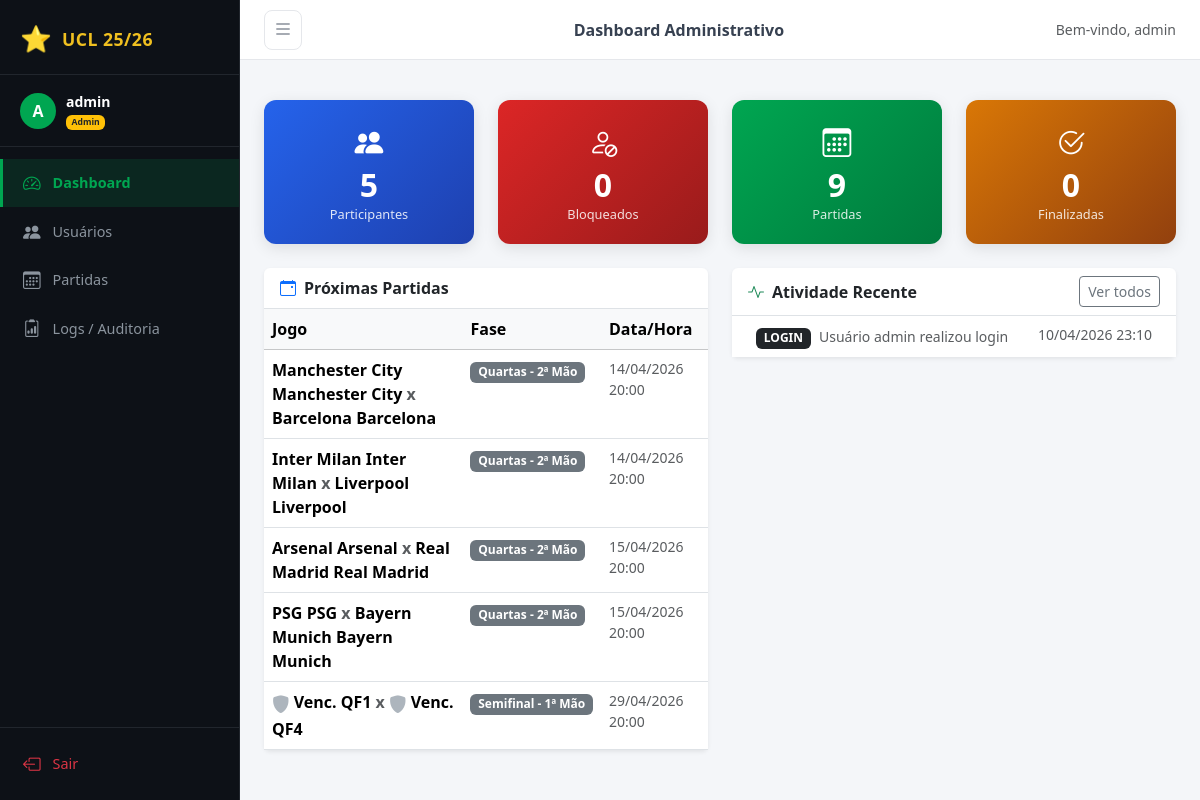
Page /admin/ (signed in) on the earlier database version.
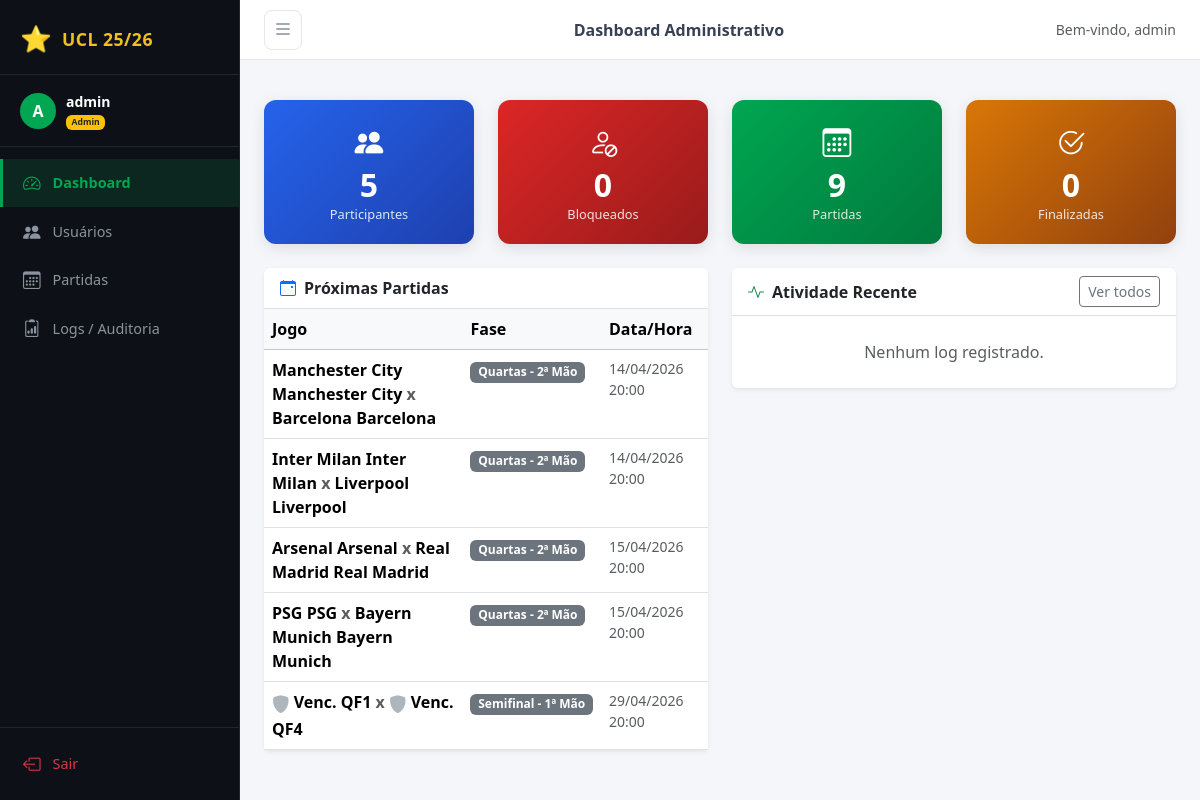
Same page on the later database version.
### app/models.py (models this page shows, shortened)
class Match(db.Model):
    __tablename__ = 'matches'
    id = db.Column(db.Integer, primary_key=True)
    home_team = db.Column(db.String(100), nullable=False)
    away_team = db.Column(db.String(100), nullable=False)
    match_datetime = db.Column(db.DateTime, nullable=False)
    stage = db.Column(db.String(50), nullable=False)
    venue = db.Column(db.String(100), default='')
    home_score = db.Column(db.Integer)
    away_score = db.Column(db.Integer)
    status = db.Column(db.String(20), default='upcoming')  # upcoming / finished
    created_at = db.Column(db.DateTime, default=datetime.utcnow)
    predictions = db.relationship('Prediction', backref='match', lazy=True)
    @property
    def flag_home(self):
        return _flag_html(self.home_team)
    @property
    def flag_away(self):
        return _flag_html(self.away_team)

class AuditLog(db.Model):
    __tablename__ = 'audit_logs'
    id = db.Column(db.Integer, primary_key=True)
    user_id = db.Column(db.Integer, db.ForeignKey('users.id'), nullable=True)
    action = db.Column(db.String(100), nullable=False)
    details = db.Column(db.Text)
    ip_address = db.Column(db.String(50))
    created_at = db.Column(db.DateTime, default=datetime.utcnow)

### app/routes/admin.py (the view)
@admin_bp.route('/')
@admin_required
def dashboard():
    total_users = User.query.filter_by(role='user').count()
    blocked_users = User.query.filter_by(role='user', is_blocked=True).count()
    total_matches = Match.query.count()
    finished_matches = Match.query.filter_by(status='finished').count()
    total_predictions = Prediction.query.count()
    recent_logs = (AuditLog.query
                   .order_by(AuditLog.created_at.desc())
                   .limit(10).all())
    upcoming_matches = (Match.query
                        .filter_by(status='upcoming')
                        .order_by(Match.match_datetime)
                        .limit(5).all())
    return render_template('admin/dashboard.html',
                           total_users=total_users,
                           blocked_users=blocked_users,
                           total_matches=total_matches,
                           finished_matches=finished_matches,
                           total_predictions=total_predictions,
                           recent_logs=recent_logs,
                           upcoming_matches=upcoming_matches)

### app/__init__.py (called while the page is built)
def create_app(config_class=Config):
    app = Flask(__name__)
    app.config.from_object(config_class)
    db.init_app(app)
    login_manager.init_app(app)
    login_manager.login_view = 'auth.login'
    login_manager.login_message = 'Por favor, faça login para acessar esta página.'
    login_manager.login_message_category = 'warning'
    @login_manager.user_loader
    def load_user(user_id):
        return db.session.get(User, int(user_id))
    from .routes.auth import auth_bp
    from .routes.admin import admin_bp
    from .routes.user import user_bp
    app.register_blueprint(auth_bp)
    app.register_blueprint(admin_bp, url_prefix='/admin')
    app.register_blueprint(user_bp)
    from .utils import format_dt, format_dt_full
    app.jinja_env.filters['fdt'] = format_dt
    app.jinja_env.filters['fdt_full'] = format_dt_full
    return app

### app/models.py (called while the page is built)
def _country_iso(name: str) -> str | None:
    return _ISO.get(name.lower().strip())

### app/utils.py (called while the page is built)
def format_dt(dt: datetime) -> str:
    if dt is None:
        return '—'
    return dt.strftime('%d/%m/%Y %H:%M')

### app/templates/admin/dashboard.html (shortened to what this page needs)
{% extends 'base.html' %}
{% block page_title %}Dashboard Administrativo{% endblock %}
{% block content %}
<div class="row g-4 mb-4">
  <div class="col-6 col-lg-3">
    <div class="stat-card stat-blue">
      <div class="stat-icon"><i class="bi bi-people-fill"></i></div>
      <div class="stat-value">{{ total_users }}</div>
      <div class="stat-label">Participantes</div>
    </div>
  </div>
  <div class="col-6 col-lg-3">
    <div class="stat-card stat-red">
      <div class="stat-icon"><i class="bi bi-person-slash"></i></div>
      <div class="stat-value">{{ blocked_users }}</div>
      <div class="stat-label">Bloqueados</div>
    </div>
  </div>
  <div class="col-6 col-lg-3">
    <div class="stat-card stat-green">
      <div class="stat-icon"><i class="bi bi-calendar3"></i></div>
      <div class="stat-value">{{ total_matches }}</div>
      <div class="stat-label">Partidas</div>
    </div>
  </div>
  <div class="col-6 col-lg-3">
    <div class="stat-card stat-gold">
      <div class="stat-icon"><i class="bi bi-check2-circle"></i></div>
      <div class="stat-value">{{ finished_matches }}</div>
      <div class="stat-label">Finalizadas</div>
    </div>
  </div>
</div>
<div class="row g-4">
  <div class="col-lg-6">
    <div class="card border-0 shadow-sm">
      <div class="card-header bg-transparent border-bottom d-flex align-items-center gap-2">
        <i class="bi bi-calendar-event text-primary"></i>
        <strong>Próximas Partidas</strong>
      </div>
      <div class="card-body p-0">
        {% if upcoming_matches %}
          <div class="table-responsive">
            <table class="table table-hover mb-0">
              <thead class="table-light">
                <tr>
                  <th>Jogo</th>
                  <th>Fase</th>
                  <th>Data/Hora</th>
                </tr>
              </thead>
              <tbody>
                {% for m in upcoming_matches %}
                <tr>
                  <td class="fw-semibold">{{ m.flag_home }} {{ m.home_team }} <span class="text-muted">x</span> {{ m.flag_away }} {{ m.away_team }}</td>
                  <td><span class="badge bg-secondary">{{ m.stage }}</span></td>
                  <td class="text-muted small">{{ m.match_datetime | fdt }}</td>
                </tr>
                {% endfor %}
              </tbody>
            </table>
          </div>
        {% else %}
          <div class="p-4 text-center text-muted">Nenhuma partida agendada.</div>
        {% endif %}
      </div>
    </div>
  </div>
  <div class="col-lg-6">
    <div class="card border-0 shadow-sm">
      <div class="card-header bg-transparent border-bottom d-flex justify-content-between align-items-center">
        <div class="d-flex align-items-center gap-2">
          <i class="bi bi-activity text-success"></i>
          <strong>Atividade Recente</strong>
        </div>
        <a href="{{ url_for('admin.logs') }}" class="btn btn-sm btn-outline-secondary">Ver todos</a>
      </div>
      <div class="card-body p-0">
        {% if recent_logs %}
          <div class="list-group list-group-flush">
            {% for log in recent_logs %}
            <div class="list-group-item px-4 py-2">
              <div class="d-flex justify-content-between align-items-start">
                <div>
                  <span class="badge bg-dark me-1">{{ log.action }}</span>
                  <small class="text-muted">{{ log.details or '' }}</small>
                </div>
                <small class="text-muted text-nowrap ms-2">{{ log.created_at | fdt }}</small>
              </div>
            </div>
            {% endfor %}
          </div>
        {% else %}
          <div class="p-4 text-center text-muted">Nenhum log registrado.</div>
        {% endif %}
      </div>
    </div>
  </div>
</div>
{% endblock %}

Differences in the rows shown:
removed AuditLog: action "LOGIN", details "Usuário admin realizou login", created_at|fdt "10/04/2026 23:10"
Other differences:
text now shown: "Nenhum log registrado."
